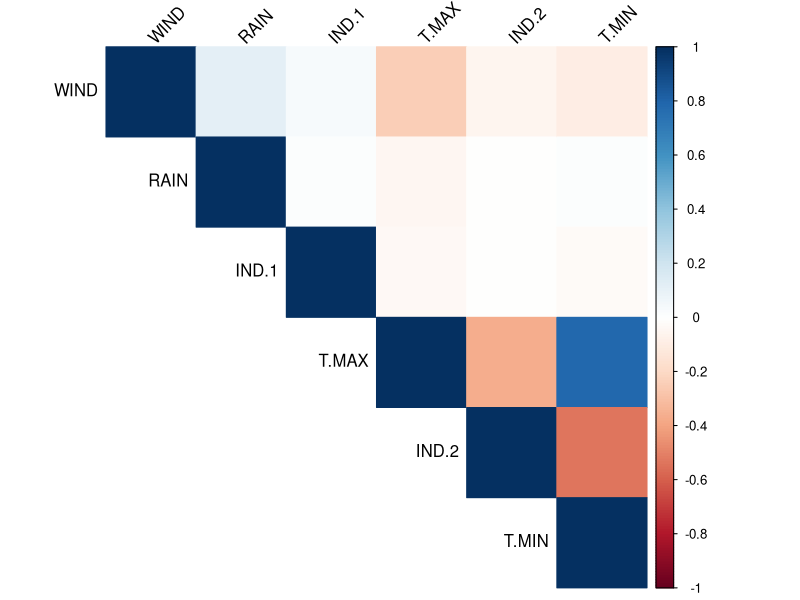
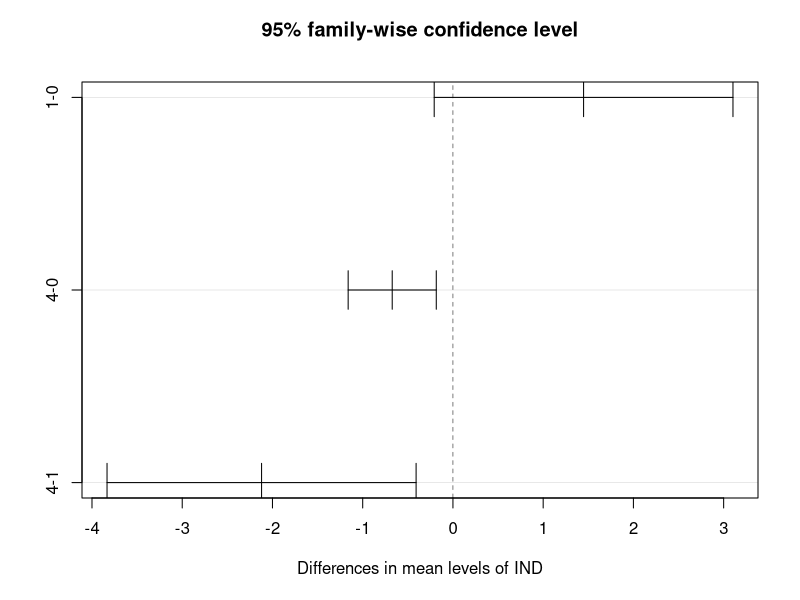

Generate these figures, in order, with R: (Note: this script raises an error after producing the figures.)
# Load the dataset
WeatherData <- read.csv("data/wind_dataset.csv", colClasses = c(
  IND = "factor",
  RAIN = "numeric",
  IND_1 = "factor",
  T_MAX = "numeric",
  IND_2 = "factor",
  T_MIN = "numeric",
  WIND = "numeric"
))

# Display structure to verify data types
str(WeatherData)

# Display first few rows to ensure data is loaded correctly
head(WeatherData)

# View the dataset in a spreadsheet-like interface (optional)
View(WeatherData)

# Load necessary libraries
library(psych)   # For descriptive statistics
library(corrplot) # For visualizing relationships

# Measures of Frequency
# Frequency distribution of categorical variables
freq_IND <- table(WeatherData$IND)
freq_IND_1 <- table(WeatherData$IND_1)
freq_IND_2 <- table(WeatherData$IND_2)

cat("Frequency distribution for IND:\n")
print(freq_IND)

cat("Frequency distribution for IND_1:\n")
print(freq_IND_1)

cat("Frequency distribution for IND_2:\n")
print(freq_IND_2)

# Measures of Central Tendency
# Mean, Median, and Mode (mode is approximated as the most frequent value for simplicity)
mean_RAIN <- mean(WeatherData$RAIN, na.rm = TRUE)
median_RAIN <- median(WeatherData$RAIN, na.rm = TRUE)
mode_RAIN <- as.numeric(names(sort(table(WeatherData$RAIN), decreasing = TRUE))[1])

cat("Mean of RAIN:", mean_RAIN, "\n")
cat("Median of RAIN:", median_RAIN, "\n")
cat("Mode of RAIN:", mode_RAIN, "\n")

# Measures of Distribution
# Standard deviation, variance, range
sd_RAIN <- sd(WeatherData$RAIN, na.rm = TRUE)
var_RAIN <- var(WeatherData$RAIN, na.rm = TRUE)
range_RAIN <- range(WeatherData$RAIN, na.rm = TRUE)

cat("Standard deviation of RAIN:", sd_RAIN, "\n")
cat("Variance of RAIN:", var_RAIN, "\n")
cat("Range of RAIN:", paste(range_RAIN, collapse = " - "), "\n")

# Measures of Relationship
# Correlation matrix for numeric variables
numeric_vars <- WeatherData[, sapply(WeatherData, is.numeric)]
cor_matrix <- cor(numeric_vars, use = "complete.obs")

cat("Correlation matrix:\n")
print(cor_matrix)

# Visualize the correlation matrix
corrplot(cor_matrix, method = "color", type = "upper", tl.col = "black", tl.srt = 45)

# Perform ANOVA on WIND by IND
anova_result <- aov(WIND ~ IND, data = WeatherData)

# Display ANOVA summary
summary(anova_result)

# Post-hoc test to identify pairwise differences (if applicable)
# Using Tukey's HSD test for multiple comparisons
tukey_result <- TukeyHSD(anova_result)

# Display Tukey's HSD results
print(tukey_result)

# Visualize the differences
plot(tukey_result)

# Optionally perform ANOVA for another categorical variable (e.g., IND_1)
anova_result_2 <- aov(WIND ~ IND_1, data = WeatherData)
summary(anova_result_2)
